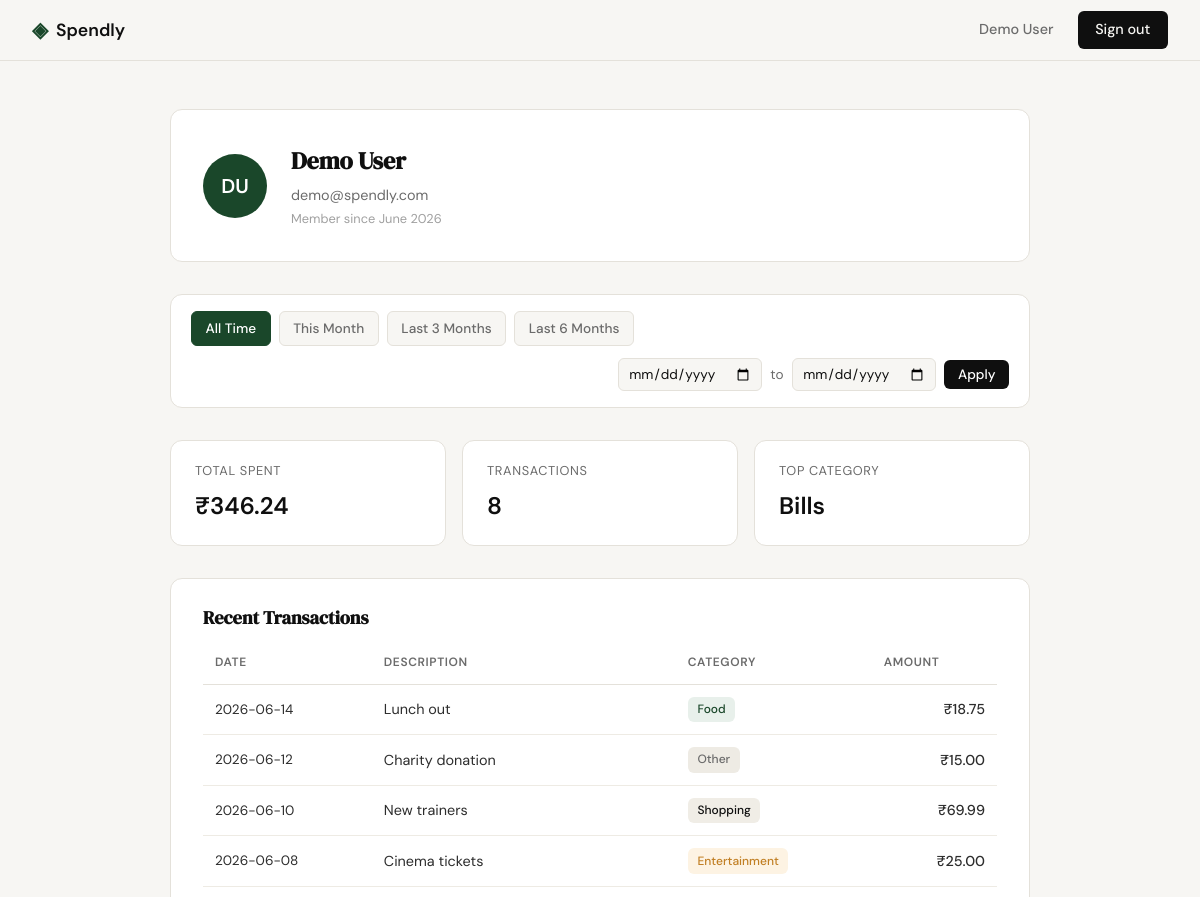
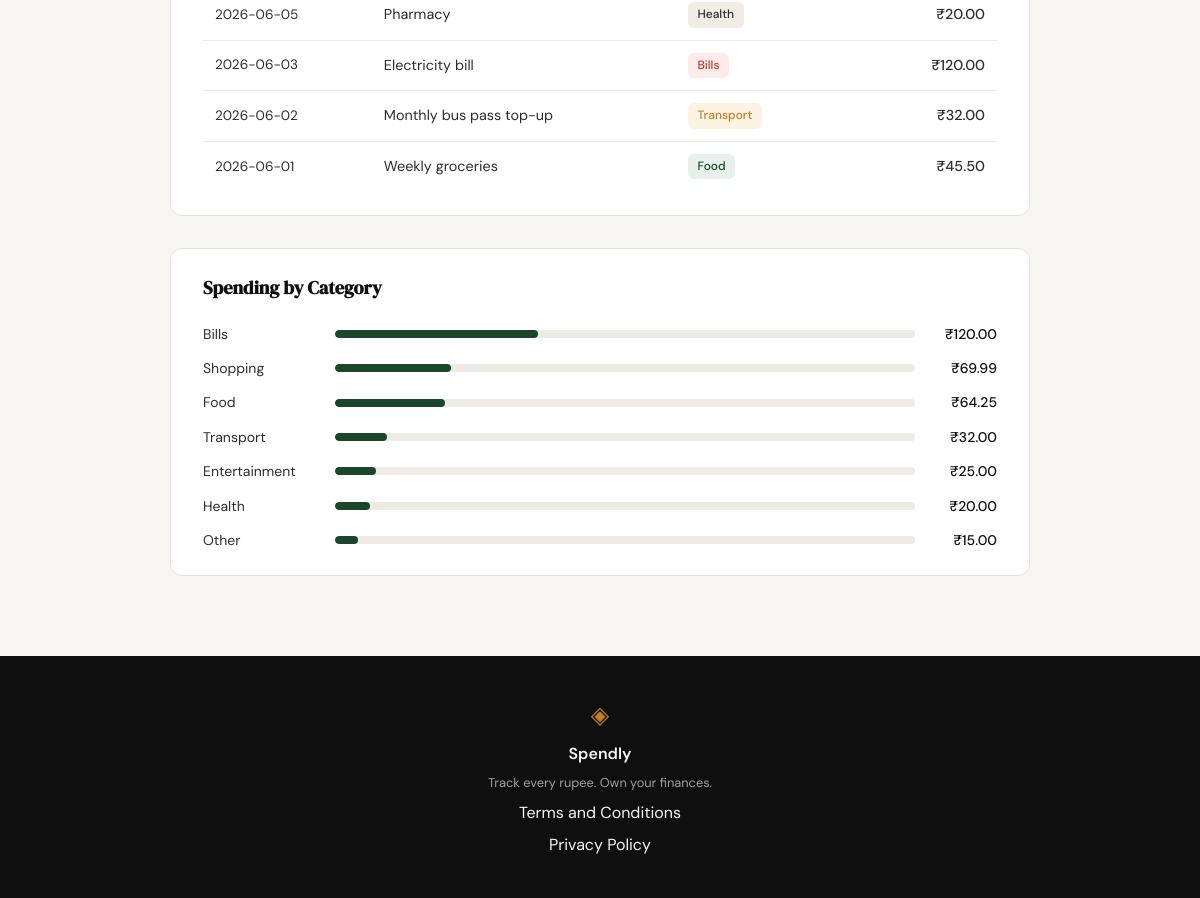
Screenshot of /profile (signed in) with the database file from the repository (2 pictures, top to bottom).
### tables this page shows
CREATE TABLE users (
            id           INTEGER PRIMARY KEY AUTOINCREMENT,
            name         TEXT    NOT NULL,
            email        TEXT    UNIQUE NOT NULL,
            password_hash TEXT   NOT NULL,
            created_at   TEXT    DEFAULT (datetime('now'))
        );

CREATE TABLE expenses (
            id          INTEGER PRIMARY KEY AUTOINCREMENT,
            user_id     INTEGER NOT NULL REFERENCES users(id),
            amount      REAL    NOT NULL,
            category    TEXT    NOT NULL,
            date        TEXT    NOT NULL,
            description TEXT,
            created_at  TEXT    DEFAULT (datetime('now'))
        );

### app.py (the view, shortened to what this page needs)
@app.route("/profile")
def profile():
    if not session.get("user_id"):
        return redirect(url_for("login"))
    def parse_date(key):
        val = request.args.get(key, "").strip()
        try:
            return datetime.strptime(val, "%Y-%m-%d").date() if val else None
        except ValueError:
            return None
    date_from = parse_date("date_from")
    date_to   = parse_date("date_to")
    if date_from and date_to and date_from > date_to:
        flash("Start date must be before end date.", "error")
        date_from = date_to = None
    df_str = date_from.isoformat() if date_from else None
    dt_str = date_to.isoformat()   if date_to   else None
    today = date.today()
    def first_of_month_n_ago(n):
        m = today.month - n
        y = today.year + m // 12 - (1 if m % 12 == 0 and m < 0 else 0)
        m = m % 12 or 12
        return date(y, m, 1)
    preset_ranges = [
        {"label": "This Month",    "slug": "this_month",
         "date_from": date(today.year, today.month, 1).isoformat(), "date_to": today.isoformat()},
        {"label": "Last 3 Months", "slug": "last_3_months",
         "date_from": first_of_month_n_ago(3).isoformat(), "date_to": today.isoformat()},
        {"label": "Last 6 Months", "slug": "last_6_months",
         "date_from": first_of_month_n_ago(6).isoformat(), "date_to": today.isoformat()},
    ]
    active_preset = "all_time"
    user_id      = session["user_id"]
    user_row     = get_user_by_id(user_id)
    stats        = get_summary_stats(user_id, df_str, dt_str)
    transactions = get_recent_transactions(user_id, date_from=df_str, date_to=dt_str)
    categories   = get_category_breakdown(user_id, df_str, dt_str)
    parts    = user_row["name"].split()
    initials = (parts[0][0] + (parts[-1][0] if len(parts) > 1 else "")).upper()
    user     = {**user_row, "initials": initials}
    return render_template(
        "profile.html",
        user=user, stats=stats, transactions=transactions, categories=categories,
        date_from=df_str, date_to=dt_str,
        preset_ranges=preset_ranges, active_preset=active_preset,
    )

### database/db.py (called while the page is built)
def get_db():
    conn = sqlite3.connect(DB_PATH)
    conn.row_factory = sqlite3.Row
    conn.execute("PRAGMA foreign_keys = ON")
    return conn

### database/queries.py (called while the page is built)
def _date_clause(date_from, date_to):
    if date_from and date_to:
        return " AND date BETWEEN ? AND ?", [date_from, date_to]
    return "", []

def get_user_by_id(user_id):
    conn = get_db()
    row = conn.execute("SELECT * FROM users WHERE id = ?", (user_id,)).fetchone()
    conn.close()
    if row is None:
        return None
    dt = datetime.strptime(row["created_at"][:10], "%Y-%m-%d")
    return {
        "name": row["name"],
        "email": row["email"],
        "member_since": dt.strftime("%B %Y"),
    }

def get_summary_stats(user_id, date_from=None, date_to=None):
    clause, extra = _date_clause(date_from, date_to)
    conn = get_db()
    row = conn.execute(
        "SELECT COALESCE(SUM(amount), 0) AS total, COUNT(*) AS cnt "
        "FROM expenses WHERE user_id = ?" + clause,
        [user_id] + extra,
    ).fetchone()
    top = conn.execute(
        "SELECT category FROM expenses WHERE user_id = ?" + clause +
        " GROUP BY category ORDER BY SUM(amount) DESC LIMIT 1",
        [user_id] + extra,
    ).fetchone()
    conn.close()
    return {
        "total_spent": round(row["total"], 2),
        "transaction_count": row["cnt"],
        "top_category": top["category"] if top else "—",
    }

def get_recent_transactions(user_id, limit=10, date_from=None, date_to=None):
    clause, extra = _date_clause(date_from, date_to)
    conn = get_db()
    rows = conn.execute(
        "SELECT date, description, category, amount FROM expenses "
        "WHERE user_id = ?" + clause + " ORDER BY date DESC, id DESC LIMIT ?",
        [user_id] + extra + [limit],
    ).fetchall()
    conn.close()
    return [
        {"date": r["date"], "description": r["description"],
         "category": r["category"], "amount": r["amount"]}
        for r in rows
    ]

### templates/profile.html (shortened to what this page needs)
{% extends "base.html" %}
{% block content %}
<section class="profile-section">
    <div class="profile-inner">
        <div class="profile-card">
            <div class="avatar">{{ user.initials }}</div>
            <div class="profile-info">
                <h1 class="profile-name">{{ user.name }}</h1>
                <p class="profile-email">{{ user.email }}</p>
                <p class="profile-since">Member since {{ user.member_since }}</p>
            </div>
        </div>
        <div class="filter-bar">
            <div class="preset-btns">
                <a href="{{ url_for('profile') }}"
                   class="preset-btn{% if active_preset == 'all_time' %} active{% endif %}">All Time</a>
                {% for p in preset_ranges %}
                <a href="{{ url_for('profile', date_from=p.date_from, date_to=p.date_to) }}"
                   class="preset-btn{% if active_preset == p.slug %} active{% endif %}">{{ p.label }}</a>
                {% endfor %}
            </div>
            <form method="GET" action="{{ url_for('profile') }}" class="date-range-form">
                <input type="date" name="date_from" value="{{ date_from or '' }}" class="date-input" title="Start date">
                <span class="date-sep">to</span>
                <input type="date" name="date_to"   value="{{ date_to   or '' }}" class="date-input" title="End date">
                <button type="submit" class="btn-apply">Apply</button>
            </form>
        </div>
        <div class="stats-row">
            <div class="stat-card">
                <span class="stat-label">Total Spent</span>
                <span class="stat-value">&#8377;{{ "%.2f"|format(stats.total_spent) }}</span>
            </div>
            <div class="stat-card">
                <span class="stat-label">Transactions</span>
                <span class="stat-value">{{ stats.transaction_count }}</span>
            </div>
            <div class="stat-card">
                <span class="stat-label">Top Category</span>
                <span class="stat-value">{{ stats.top_category }}</span>
            </div>
        </div>
        <div class="profile-block">
            <h2 class="block-title">Recent Transactions</h2>
            <table class="transactions-table">
                <thead>
                    <tr>
                        <th>Date</th>
                        <th>Description</th>
                        <th>Category</th>
                        <th class="amount-col">Amount</th>
                    </tr>
                </thead>
                <tbody>
                    {% for t in transactions %}
                    <tr>
                        <td class="date-col">{{ t.date }}</td>
                        <td>{{ t.description }}</td>
                        <td><span class="badge badge-{{ t.category | lower }}">{{ t.category }}</span></td>
                        <td class="amount-col">&#8377;{{ "%.2f"|format(t.amount) }}</td>
                    </tr>
                    {% endfor %}
                </tbody>
            </table>
        </div>
        <div class="profile-block">
            <h2 class="block-title">Spending by Category</h2>
            <div class="category-breakdown">
                {% for c in categories %}
                <div class="category-row">
                    <span class="category-name">{{ c.name }}</span>
                    <div class="progress-bar" style="--pct: {{ c.pct }}%">
                        <div class="progress-fill"></div>
                    </div>
                    <span class="category-total">&#8377;{{ "%.2f"|format(c.amount) }}</span>
                </div>
                {% endfor %}
            </div>
        </div>
    </div>
</section>
{% endblock %}

### templates/base.html (shortened to what this page needs)
<!DOCTYPE html>
<html lang="en">
<head>
    <link rel="stylesheet" href="{{ url_for('static', filename='css/style.css') }}">
</head>
<body>
    <nav class="navbar">
        <div class="nav-inner">
            <a href="{{ url_for('landing') }}" class="nav-brand">
                <span class="brand-icon">◈</span>
                <span class="brand-name">Spendly</span>
            </a>
            <div class="nav-links">
                {% if session.get("user_id") %}
                    <a href="{{ url_for('profile') }}">{{ session.get("user_name", "Account") }}</a>
                    <a href="{{ url_for('logout') }}" class="nav-cta">Sign out</a>
                {% else %}
                    <a href="{{ url_for('login') }}">Sign in</a>
                    <a href="{{ url_for('register') }}" class="nav-cta">Get started</a>
                {% endif %}
            </div>
        </div>
    </nav>
    <main class="main-content">
        {% block content %}{% endblock %}
    </main>
    <footer class="footer">
        <div class="footer-inner">
            <span class="brand-icon">◈</span>
            <span class="footer-name">Spendly</span>
            <p class="footer-copy">Track every rupee. Own your finances.</p>
            <a href="/terms">Terms and Conditions</a>
            <a href="/privacy">Privacy Policy</a>
        </div>
    </footer>
</body>
</html>

### rows the page displays
users: get "Demo User", name "Demo User", email "demo@spendly.com"
expenses: top_category "Bills", date "2026-06-03", description "Electricity bill", category "Bills", amount "120.00", name "Bills", {{ c.pct }} 35 (drawn)
expenses: date "2026-06-14", description "Lunch out", category "Food", amount "18.75"
expenses: date "2026-06-12", description "Charity donation", category "Other", amount "15.00", name "Other", {{ c.pct }} 4 (drawn)
expenses: date "2026-06-10", description "New trainers", category "Shopping", amount "69.99", name "Shopping", {{ c.pct }} 20 (drawn)
expenses: date "2026-06-08", description "Cinema tickets", category "Entertainment", amount "25.00", name "Entertainment", {{ c.pct }} 7 (drawn)
expenses: date "2026-06-05", description "Pharmacy", category "Health", amount "20.00", name "Health", {{ c.pct }} 6 (drawn)
expenses: date "2026-06-02", description "Monthly bus pass top-up", category "Transport", amount "32.00", name "Transport", {{ c.pct }} 9 (drawn)
expenses: date "2026-06-01", description "Weekly groceries", category "Food", amount "45.50"

### other values shown
{{ user.initials }} "DU"
{{ user.member_since }} "June 2026"
{{ p.label }} "This Month" "Last 3 Months" "Last 6 Months"
{{ "%.2f"|format(stats.total_spent) }} "346.24"
{{ stats.transaction_count }} "8"
{{ c.name }} "Food"
{{ "%.2f"|format(c.amount) }} "64.25"
